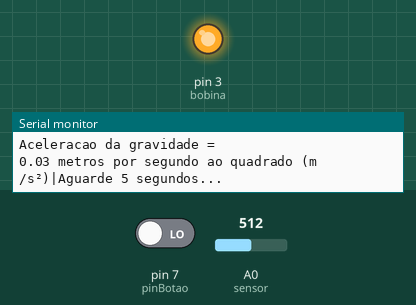
Bench run of a sketch on a simulated Arduino Uno, built with avr-gcc and run on an emulated ATmega328P. Shown: output pins drawn as LEDs (lit = HIGH), the last lines printed to the serial monitor. The test bench sets the inputs (shaded band); at power-on: pin 7 (pinBotao) LOW, A0 (sensor) = 512.

Above: at 5.8 s.
5.9 s: pin 7 (pinBotao) driven HIGH
At 11.1 s:
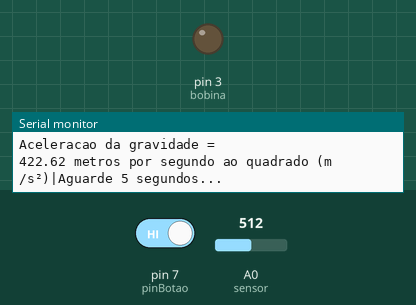
Timing chart, 0 to 16.8 s (numbered marks = the images above; inputs shaded):
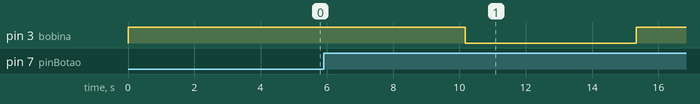

The sketch:

free-fall.ino
```cpp
const int pinBotao = 7;  // Pino do botão

bool botaoPressionado = false;  // Variável para controlar o estado do botão

int sensor = A0; // Pino do sensor

float height = 0.4091; // Altura entre a esfera e o sensor

float bobina = 3; // Porta para alimentar a bobina

//Váriáveis para guardar o valor do tempo de inicio e fim
unsigned long startTime;

unsigned long stopTime;


void setup() {

    Serial.begin(9600);  // Inicializa a comunicação serial para debug (opcional)

    pinMode (pinBotao, INPUT); // Define a porta D7 como entrada, para ler o botão ligado a porta D7

    pinMode (sensor, INPUT); // Define a porta A0 como entrada para ler o fototransistor/sensor

    pinMode (bobina, OUTPUT); // Define a porta D3 como saída de tensão

    Serial.println("Pronto para medir o tempo de queda");

    Serial.println(" ");

}

void loop() {
  // Lê o estado atual do botão
  bool estadoBotao = digitalRead(pinBotao);

  digitalWrite(bobina, HIGH); // Faz com que a porta D3 funcione com 5V para ligar a bobina

  // Verifica se o botão foi pressionado
  if (estadoBotao == HIGH && !botaoPressionado) {// Executa o código que você deseja quando o botão é pressionado

    Serial.println("Botão pressionado!");

    digitalWrite (bobina, LOW);

    startTime = millis();

    Serial.println(" Inicio da medida ---");

    Serial.println("Esfera caindo...Contando tempo...");

    botaoPressionado = true;  // Atualiza o estado do botão para evitar repetições

  }

  // Verifica se o botão foi solto
  if (estadoBotao == LOW) {

    botaoPressionado = false;  // Atualiza o estado do botão para permitir uma nova leitura

  }

  if (analogRead(sensor) > 250 ){

    stopTime = millis();

    float intervalo = stopTime - startTime;

    float tempo = (intervalo/1000);

    float gravity = (2 * height) / (tempo*tempo);

 //   Serial.println("tempo(ms):");

 //   Serial.println(intervalo);

    Serial.println("tempo(s):");
    Serial.println(tempo, 3);

    Serial.println("Aceleracao da gravidade = ");
    Serial.print(gravity);

    Serial.println(" metros por segundo ao quadrado (m /s²)|Aguarde 5 segundos...");
    delay(5000);
    Serial.println("Pronto para proxima medida");
    }
}
```

Measured:
- after the input at 5.9 s, pin 3 (bobina): HIGH → LOW after 4.3 s, → HIGH 5.2 s later
